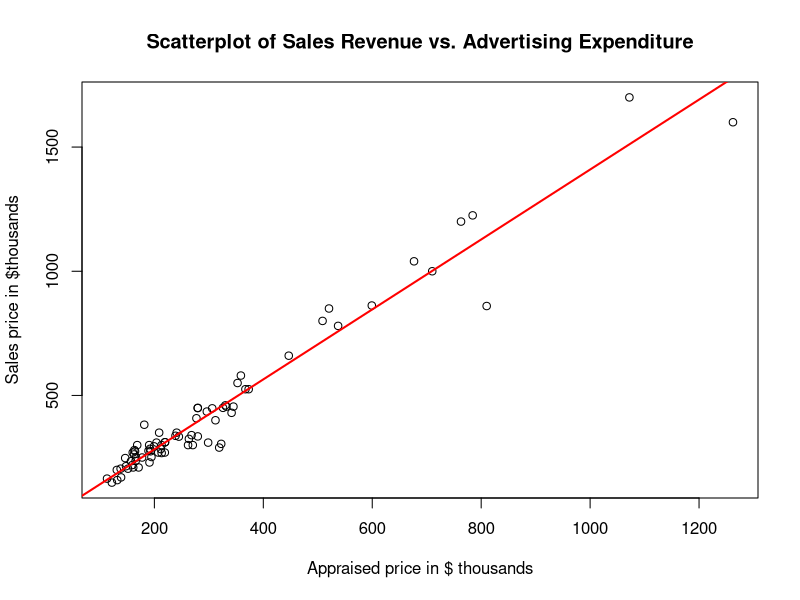
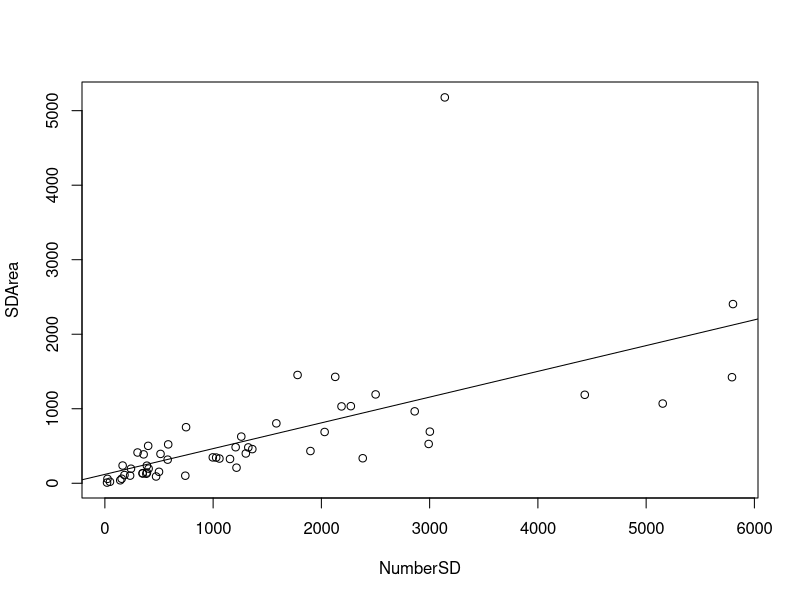

Here is the R script that generated these plots, in order:
#Activity 3_1
TAMPALMS <- read.delim("TAMPALMS.txt")
View(TAMPALMS)
head(TAMPALMS)
attach(TAMPALMS)
plot(x=Market_Val, y=Sale_Price, ylab = "Sales price in $thousands", xlab = "Appraised price in $ thousands", 
     main = "Scatterplot of Sales Revenue vs. Advertising Expenditure" )

abline(lm(Sale_Price~Market_Val), col="Red", lty=1, lwd=2)

#Regression
model=lm(Sale_Price~Market_Val)
summary(model)

summary(Market_Val)

##ANOVA Tabel
anova(model)
dim(TAMPALMS)

sqrt(349833/74)

68.86^2
#Activity 3_2

FHWABRIDGE <- read.delim("FHWABRIDGE.txt")
View(FHWABRIDGE)
attach(FHWABRIDGE)

model_1 <- lm(SDArea ~ NumberSD)
summary(model_1)


plot(NumberSD, SDArea)
abline(model_1)

anova(model_1)

s <- sqrt(20173064/(52-2))
s

#2.
model=lm(Sale_Price~Market_Val)
summary(model)

confint(model,level=0.95)







